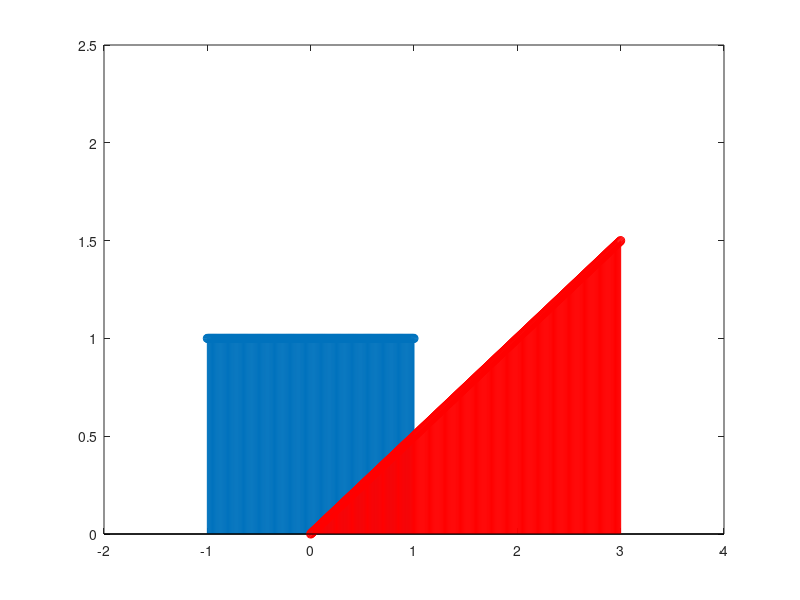
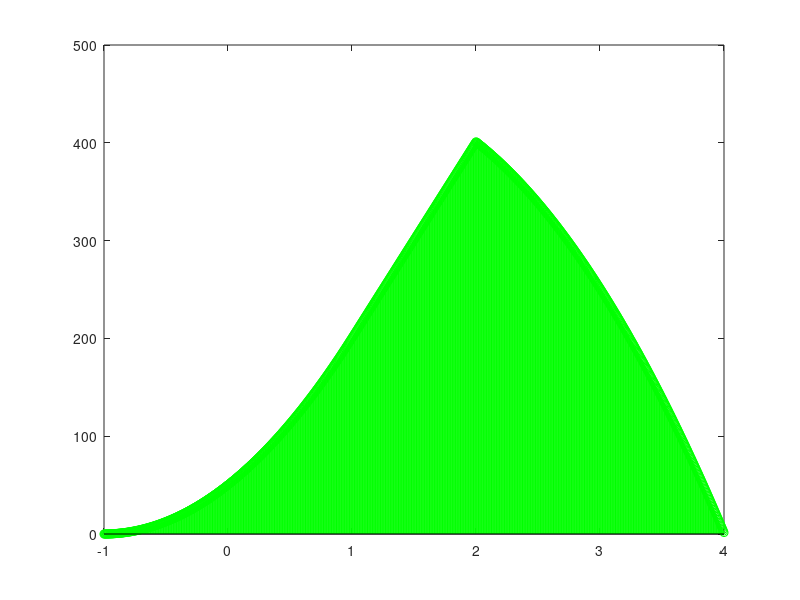

Reproduce these figures in MATLAB, in order.
clear all

t1b = -1; % time beginning for f1
t1e = 1;  % time ending for f1
t2b = 0;  % time beginning for f2
t2e = 3;  % time end for f2
dt = 0.005; % interval sampling
n1 = (t1e-t1b)/dt + 1; % number of points for f1
n2 = (t2e-t2b)/dt + 1; % number of points for f2
% functions f1 & f2
f1 = zeros(1,n1);
f2 = zeros(1,n2);
for i = 1:n1
    if t1b+dt*(i-1) >= -1 && t1b+dt*(i-1) <= 1
        f1(i) = 1;
    end
end
for i = 1:n2
    if t2b+dt*(i-1) >= 0 && t2b+dt*(i-1) <= 3
        f2(i) = (t2b+dt*(i-1))/2;
    end
end

f3 = conv(f1,f2); % convolution of f1*f2
t3b = t1b + t2b; % time beginning for final convolution
t3e = t1e + t2e; % time ending for final convolution
n3 = (t3e-t3b)/dt + 1; % number of points for convolution 
% plots
x1 = linspace(t1b,t1e,n1);
x2 = linspace(t2b,t2e,n2);
x3 = linspace(t3b,t3e,n3);
figure(1)
stem(x1,f1);
hold on
stem(x2,f2,'r');
axis([-2 4 0 2.5]);
figure(2)
stem(x3,f3,'g');